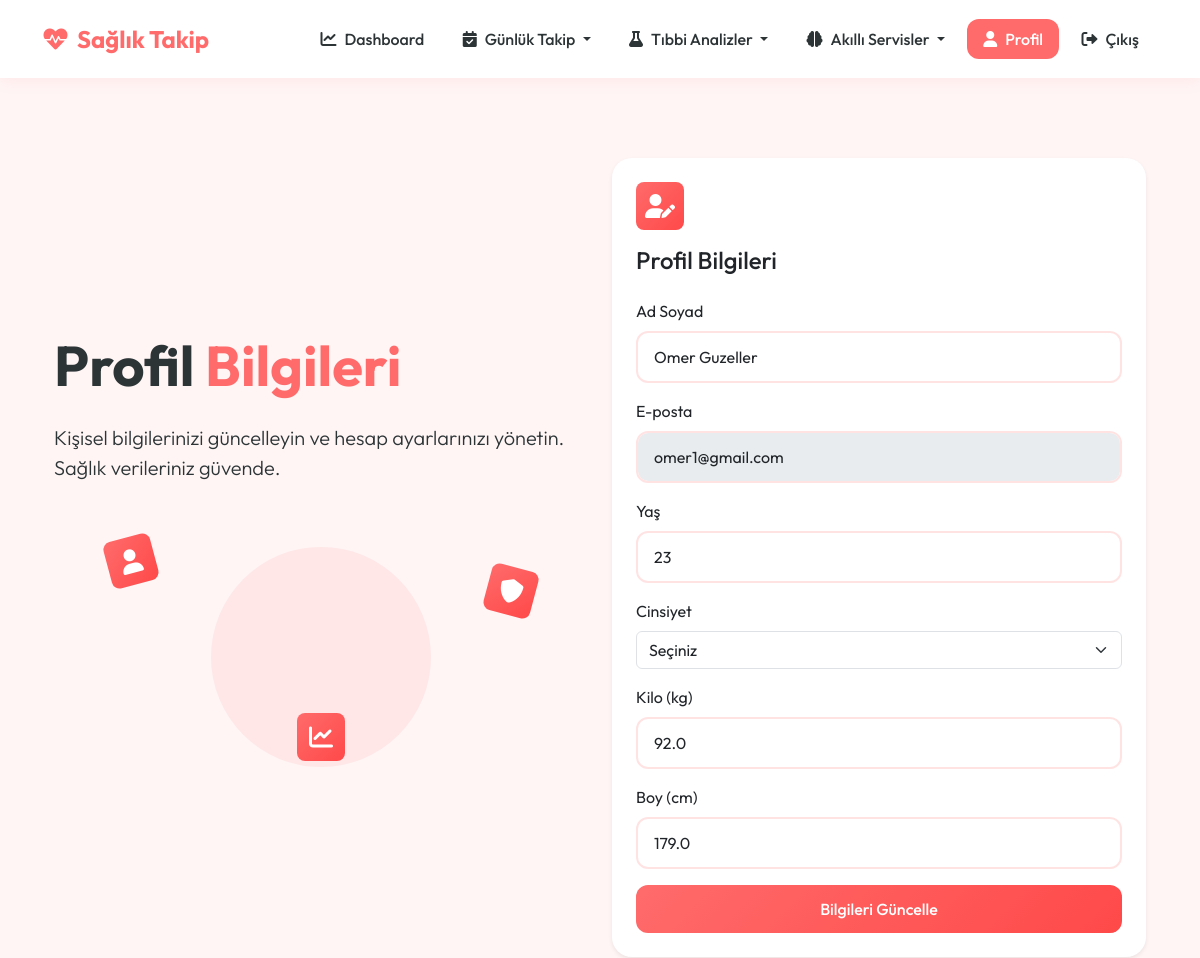
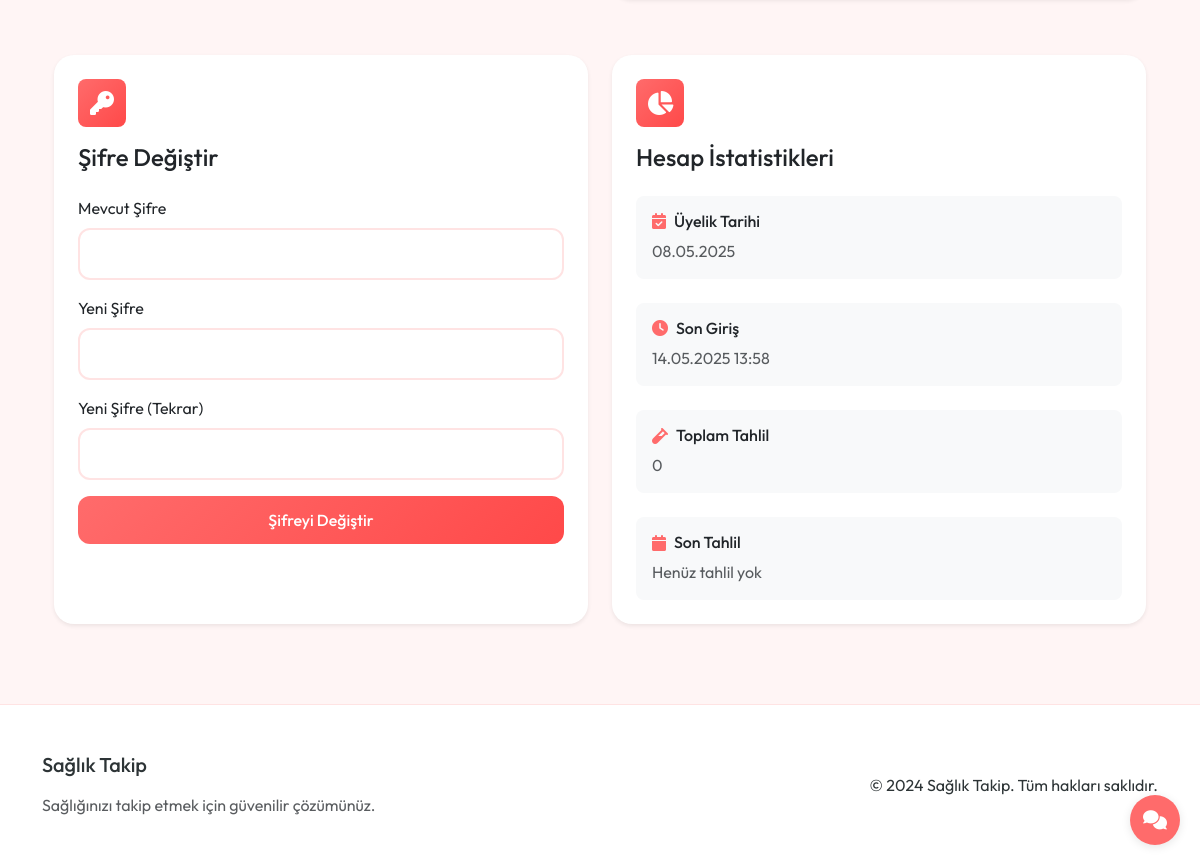
The page /profile (signed in) on the database its author committed (2 pictures, top to bottom).
### app.py (models this page shows, shortened)
class User(UserMixin, db.Model):
    id = db.Column(db.Integer, primary_key=True)
    email = db.Column(db.String(120), unique=True, nullable=False)
    password_hash = db.Column(db.String(128))
    name = db.Column(db.String(100))
    age = db.Column(db.Integer)
    gender = db.Column(db.String(10))
    weight = db.Column(db.Float)
    height = db.Column(db.Float)
    activity_level = db.Column(db.String(20))  # Sedentary, Lightly Active, Moderately Active, Very Active, Extra Active
    goal = db.Column(db.String(20))  # Lose Weight, Maintain, Gain Weight
    last_login = db.Column(db.DateTime, nullable=True)
    created_at = db.Column(db.DateTime, default=datetime.utcnow)
    test_results = db.relationship('TestResult', backref='user', lazy=True)
    meals = db.relationship('Meal', backref='user', lazy=True)

### app.py (the view, shortened to what this page needs)
@app.route('/profile', methods=['GET', 'POST'])
@login_required
def profile():
    return render_template('profile/profile.html')

### app.py (called while the page is built)
@login_manager.user_loader
def load_user(user_id):
    return User.query.get(int(user_id))

### health_app/templates/profile/profile.html (shortened to what this page needs)
{% extends "base.html" %}
{% block content %}
<section class="py-5">
    <div class="container">
        <div class="row align-items-center justify-content-center">
            <div class="col-lg-6 mb-5 mb-lg-0">
                <h1 class="display-4 fw-bold mb-4 animate__animated animate__fadeInLeft">
                    Profil <span class="text-primary">Bilgileri</span>
                </h1>
                <p class="lead mb-4 animate__animated animate__fadeInLeft animate__delay-1s">
                    Kişisel bilgilerinizi güncelleyin ve hesap ayarlarınızı yönetin.
                    Sağlık verileriniz güvende.
                </p>
                <div class="position-relative d-none d-lg-block">
                    <div class="float-animation">
                        <div class="hero-illustration">
                            <div class="circle-bg bg-primary bg-opacity-10"></div>
                            <div class="feature-icon bg-primary bg-gradient text-white rounded-3 mb-3">
                                <i class="fas fa-user"></i>
                            </div>
                            <div class="feature-icon bg-primary bg-gradient text-white rounded-3 mb-3">
                                <i class="fas fa-shield-alt"></i>
                            </div>
                            <div class="feature-icon bg-primary bg-gradient text-white rounded-3 mb-3">
                                <i class="fas fa-chart-line"></i>
                            </div>
                        </div>
                    </div>
                </div>
            </div>
            <div class="col-lg-6">
                <div class="card border-0 shadow-sm h-100 mb-4">
                    <div class="card-body p-4">
                        <div class="feature-icon bg-primary bg-gradient text-white rounded-3 mb-3">
                            <i class="fas fa-user-edit"></i>
                        </div>
                        <h3 class="h4 mb-4">Profil Bilgileri</h3>
                        <form method="POST" action="{{ url_for('profile') }}">
                            <div class="mb-3">
                                <label for="name" class="form-label">Ad Soyad</label>
                                <input type="text" class="form-control" id="name" name="name" value="{{ current_user.name }}" required>
                            </div>
                            <div class="mb-3">
                                <label for="email" class="form-label">E-posta</label>
                                <input type="email" class="form-control" id="email" value="{{ current_user.email }}" disabled>
                            </div>
                            <div class="mb-3">
                                <label for="age" class="form-label">Yaş</label>
                                <input type="number" class="form-control" id="age" name="age" value="{{ current_user.age }}" min="0" max="120">
                            </div>
                            <div class="mb-3">
                                <label for="gender" class="form-label">Cinsiyet</label>
                                <select class="form-select" id="gender" name="gender">
                                    <option value="">Seçiniz</option>
                                </select>
                            </div>
                            <div class="mb-3">
                                <label for="weight" class="form-label">Kilo (kg)</label>
                                <input type="number" class="form-control" id="weight" name="weight" value="{{ current_user.weight }}" step="0.1" min="0">
                            </div>
                            <div class="mb-3">
                                <label for="height" class="form-label">Boy (cm)</label>
                                <input type="number" class="form-control" id="height" name="height" value="{{ current_user.height }}" min="0">
                            </div>
                            <div class="d-grid">
                                <button type="submit" class="btn btn-primary">Bilgileri Güncelle</button>
                            </div>
                        </form>
                    </div>
                </div>
            </div>
        </div>
        <div class="row g-4 mt-2">
            <div class="col-md-6">
                <div class="card border-0 shadow-sm h-100 mb-4">
                    <div class="card-body p-4">
                        <div class="feature-icon bg-primary bg-gradient text-white rounded-3 mb-3">
                            <i class="fas fa-key"></i>
                        </div>
                        <h3 class="h4 mb-4">Şifre Değiştir</h3>
                        <form method="POST" action="{{ url_for('change_password') }}">
                            <div class="mb-3">
                                <label for="current_password" class="form-label">Mevcut Şifre</label>
                                <input type="password" class="form-control" id="current_password" name="current_password" required>
                            </div>
                            <div class="mb-3">
                                <label for="new_password" class="form-label">Yeni Şifre</label>
                                <input type="password" class="form-control" id="new_password" name="new_password" required>
                            </div>
                            <div class="mb-3">
                                <label for="confirm_password" class="form-label">Yeni Şifre (Tekrar)</label>
                                <input type="password" class="form-control" id="confirm_password" name="confirm_password" required>
                            </div>
                            <div class="d-grid">
                                <button type="submit" class="btn btn-primary">Şifreyi Değiştir</button>
                            </div>
                        </form>
                    </div>
                </div>
            </div>
            <div class="col-md-6">
                <div class="card border-0 shadow-sm h-100">
                    <div class="card-body p-4">
                        <div class="feature-icon bg-primary bg-gradient text-white rounded-3 mb-3">
                            <i class="fas fa-chart-pie"></i>
                        </div>
                        <h3 class="h4 mb-4">Hesap İstatistikleri</h3>
                        <div class="stats-item mb-4">
                            <div class="d-flex align-items-center mb-2">
                                <i class="fas fa-calendar-check text-primary me-2"></i>
                                <h6 class="mb-0">Üyelik Tarihi</h6>
                            </div>
                            <p class="text-muted mb-0">{{ current_user.created_at.strftime('%d.%m.%Y') if current_user.created_at else 'Belirtilmemiş' }}</p>
                        </div>
                        <div class="stats-item mb-4">
                            <div class="d-flex align-items-center mb-2">
                                <i class="fas fa-clock text-primary me-2"></i>
                                <h6 class="mb-0">Son Giriş</h6>
                            </div>
                            <p class="text-muted mb-0">{{ current_user.last_login.strftime('%d.%m.%Y %H:%M') if current_user.last_login else 'Belirtilmemiş' }}</p>
                        </div>
                        <div class="stats-item mb-4">
                            <div class="d-flex align-items-center mb-2">
                                <i class="fas fa-vial text-primary me-2"></i>
                                <h6 class="mb-0">Toplam Tahlil</h6>
                            </div>
                            <p class="text-muted mb-0">{{ current_user.test_results|length }}</p>
                        </div>
                        <div class="stats-item">
                            <div class="d-flex align-items-center mb-2">
                                <i class="fas fa-calendar text-primary me-2"></i>
                                <h6 class="mb-0">Son Tahlil</h6>
                            </div>
                            <p class="text-muted mb-0">{{ current_user.test_results[-1].date.strftime('%d.%m.%Y') if current_user.test_results else 'Henüz tahlil yok' }}</p>
                        </div>
                    </div>
                </div>
            </div>
        </div>
    </div>
</section>
{% endblock %}

### health_app/templates/base.html (style rules this page uses)
:root { --primary-color: #FF6B6B !important; --primary-light: #FFE3E3 !important; --primary-dark: #FF4949 !important; --secondary-color: #4ECDC4 !important; --accent-color: #FF8B8B !important; --background-color: #FFF5F5 !important; --text-color: #2D3436 !important; --card-bg: #FFFFFF !important; --border-color: #FFE3E3 !important; }
body { font-family: 'Outfit', sans-serif !important; background-color: var(--background-color) !important; color: var(--text-color) !important; min-height: 100vh; display: flex; flex-direction: column; }
.card { background: var(--card-bg); border: 1px solid var(--border-color); border-radius: 20px; box-shadow: 0 4px 20px rgba(255, 107, 107, 0.05); transition: all 0.3s cubic-bezier(0.4, 0, 0.2, 1); overflow: hidden; }
.btn { padding: 0.75rem 1.5rem; font-weight: 500; border-radius: 12px; transition: all 0.3s cubic-bezier(0.4, 0, 0.2, 1); position: relative; overflow: hidden; }
.btn::after { content: ''; position: absolute; top: 50%; left: 50%; width: 0; height: 0; background: rgba(255, 255, 255, 0.2); border-radius: 50%; transform: translate(-50%, -50%); transition: width 0.6s ease, height 0.6s ease; }
.btn-primary { background: linear-gradient(135deg, var(--primary-color), var(--primary-dark)) !important; border: none !important; }
.text-primary { color: var(--primary-color) !important; }
.bg-primary { background-color: var(--primary-color) !important; }
.bg-primary.bg-gradient { background: linear-gradient(135deg, var(--primary-color), var(--primary-dark)) !important; }
.bg-primary.bg-opacity-10 { background-color: rgba(255, 107, 107, 0.1) !important; }
.form-control { border: 2px solid var(--border-color); border-radius: 12px; padding: 0.75rem 1rem; font-size: 1rem; transition: all 0.3s ease; }
.float-animation { animation: float 3s ease-in-out infinite; }
.feature-icon { width: 48px; height: 48px; display: flex; align-items: center; justify-content: center; font-size: 1.5rem; background: linear-gradient(135deg, var(--primary-color), var(--primary-dark)); color: white; border-radius: 12px; transition: all 0.3s ease; }

### health_app/templates/profile/profile.html (style rules this page uses)
.feature-icon { width: 48px; height: 48px; display: flex; align-items: center; justify-content: center; font-size: 1.5rem; }
.hero-illustration { position: relative; height: 300px; display: flex; align-items: center; justify-content: center; }
.circle-bg { position: absolute; width: 220px; height: 220px; border-radius: 50%; z-index: 0; }
.hero-illustration .feature-icon { position: absolute; z-index: 1; }
.hero-illustration .feature-icon:nth-child(2) { top: 10%; left: 10%; transform: rotate(-15deg); }
.hero-illustration .feature-icon:nth-child(3) { top: 20%; right: 10%; transform: rotate(15deg); }
.hero-illustration .feature-icon:nth-child(4) { bottom: 10%; left: 50%; transform: translateX(-50%) rotate(0deg); }
.stats-item { padding: 1rem; border-radius: 0.5rem; background-color: var(--bs-light); }

### rows shown on the page
User: name "Omer Guzeller", email "omer1@gmail.com", age "23", weight "92.0", height "179.0", created_at "08.05.2025", last_login "14.05.2025 13:58"

### other values the page prints
{{ current_user.test_results|length }} "0"
